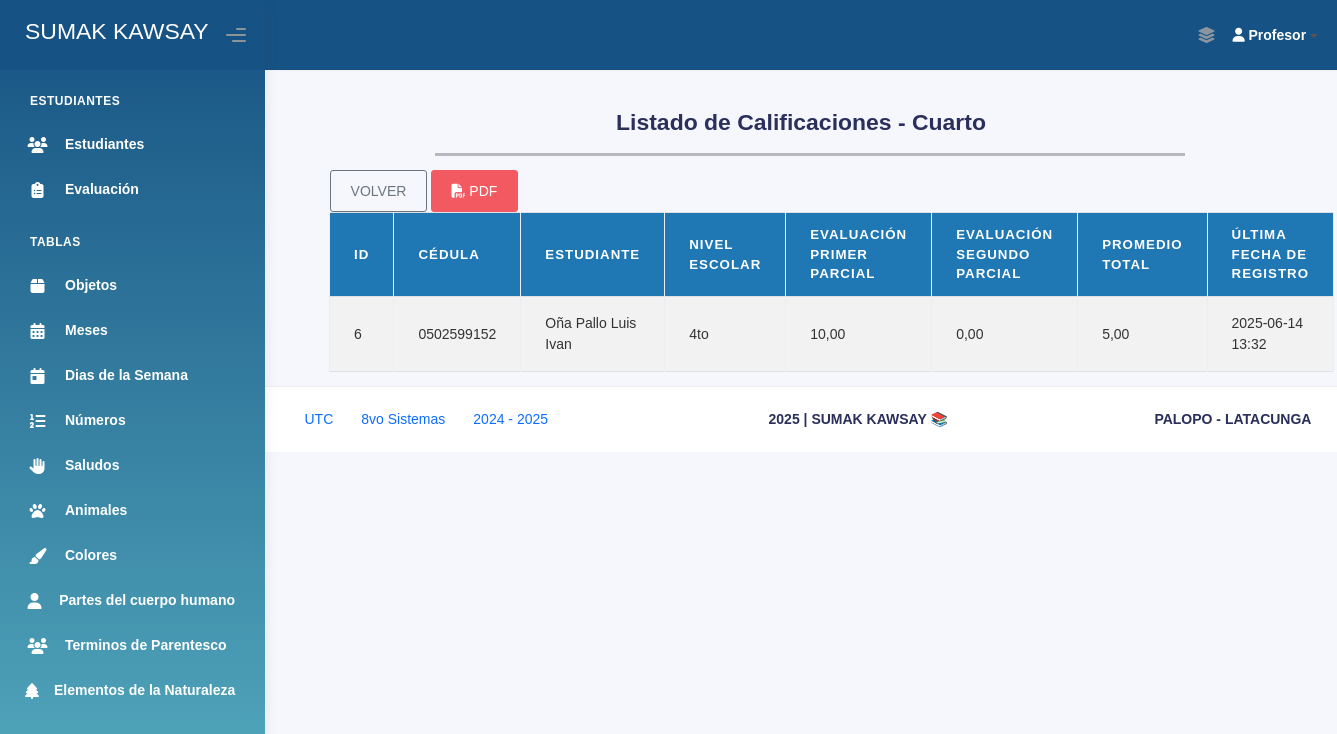
The page /calificaciones/cuarto/ (signed in) on the database its author committed.
### Aplicaciones/Modulos/models.py (models this page shows, shortened)
class Evaluacion_Cuarto(models.Model):
    titulo_eva_cua = models.CharField(max_length=200)
    descripcion_eva_cua = models.TextField()
    nivel_escolar_eva_cua = models.CharField(max_length=50, blank=True, null=True)
    estado_eva_cua = models.BooleanField(default=True)
    tipo_aprendizaje_eva_cua = models.TextField()
    fecha_creacion_eva_cua = models.DateTimeField(auto_now_add=True)
    fecha_actualizacion_eva_cua = models.DateTimeField(auto_now=True)

class Estudiante_Cuarto(models.Model):
    nombres_est_cua = models.CharField(max_length=100)
    apellidos_est_cua = models.CharField(max_length=100)
    cedula_est_cua = models.CharField(max_length=10, unique=True)
    genero_est_cua = models.CharField(max_length=20)
    nivel_escolar_est_cua = models.CharField(max_length=50)
    estado_est_cua = models.CharField(max_length=10)
    fecha_registro_est_cua = models.DateTimeField(auto_now_add=True)
    fecha_actualizacion_est_cua = models.DateTimeField(auto_now=True)

### Aplicaciones/Modulos/views.py (the view)
# urls.py: path('calificaciones/cuarto/', views.lista_calificaciones_cuarto, name='lista_calificaciones_cuarto'),
def lista_calificaciones_cuarto(request):
    if not request.session.get('profesor_id'):
        return redirect('login_profesor')
    evaluaciones = Evaluacion_Cuarto.objects.all().order_by('id')
    calificaciones = Resultado_Evaluacion_Cuarto.objects.select_related('fk_estudiante_cua', 'fk_evaluacion_cua').all()
    estudiantes_ids = set(calificaciones.values_list('fk_estudiante_cua__id', flat=True))
    estudiantes = []
    for est_id in estudiantes_ids:
        estudiante = calificaciones.filter(fk_estudiante_cua=est_id).first().fk_estudiante_cua
        estudiantes.append(estudiante)
    notas_por_estudiante = {}
    for cal in calificaciones:
        est_id = cal.fk_estudiante_cua.id
        eva_id = cal.fk_evaluacion_cua.id
        if est_id not in notas_por_estudiante:
            notas_por_estudiante[est_id] = {}
        notas_por_estudiante[est_id][eva_id] = float(cal.nota_res_cua)
    promedios = {}
    total_evaluaciones = evaluaciones.count()
    for est_id in estudiantes_ids:
        notas = notas_por_estudiante.get(est_id, {})
        suma_notas = sum(notas.get(eva.id, 0) for eva in evaluaciones)
        promedios[est_id] = (suma_notas / total_evaluaciones) if total_evaluaciones > 0 else None
    fechas_ultimo_registro = {}
    for est_id in estudiantes_ids:
        ultima_fecha = calificaciones.filter(fk_estudiante_cua=est_id).aggregate(Max('fecha_res_cua'))['fecha_res_cua__max']
        fechas_ultimo_registro[est_id] = ultima_fecha
    context = {
        'evaluaciones': evaluaciones,
        'estudiantes': estudiantes,
        'notas_por_estudiante': notas_por_estudiante,
        'promedios': promedios,
        'fechas_ultimo_registro': fechas_ultimo_registro,
    }
    return render(request, 'Administrador/Calificaciones/lista_calificaciones_cuarto.html', context)

### Aplicaciones/Modulos/templatetags/diccionario_extras.py (called while the page is built)
@register.filter
def dict_get(d, key):
    if d is None:
        return None
    return d.get(key)

### Aplicaciones/Modulos/templates/Administrador/Calificaciones/lista_calificaciones_cuarto.html (shortened to what this page needs)
{% extends 'plantillaAdmin.html' %}
{% load diccionario_extras %}
{% block body %}
<br><br><br><br>
<div>
    <br>
    <div class="card-title text-center">
        <h3><b>Listado de Calificaciones - Cuarto</b></h3>
    </div>
</div>
<div style="width: 70%; margin-left: 170px;">
    <hr style="height: 3px; background-color: #000; border: none;">
</div>
<div style="margin-left: 65px; margin-top: 10px;">
    <a href="{% url 'seleccion_calificaciones' %}" class="btn btn-outline-secondary">VOLVER</a>
    <a href="{% url 'reporte_pdf_calificaciones_cuarto' %}" target="_blank"  class="btn btn-danger">
        <i class="fas fa-file-pdf"></i> PDF
    </a>
</div>
<div class="container" style="width: 90%;">
    <table class="table table-bordered table-striped table-hover" id="tbl-Calificaciones">
        <thead>
            <tr>
                <th>ID</th>
                <th>Cédula</th>
                <th>Estudiante</th>
                <th>Nivel Escolar</th>
                {% for eva in evaluaciones %}
                    <th>{{ eva.titulo_eva_cua }}</th>
                {% endfor %}
                <th>Promedio Total</th>
                <th>Última Fecha de Registro</th>
            </tr>
        </thead>
        <tbody>
            {% for est in estudiantes %}
                <tr>
                    <td>{{ est.id }}</td>
                    <td>{{ est.cedula_est_cua }}</td>
                    <td>{{ est.apellidos_est_cua }} {{ est.nombres_est_cua }}</td>
                    <td>{{ est.nivel_escolar_est_cua }}</td>
                    {% for eva in evaluaciones %}
                        {% with notas_por_estudiante|dict_get:est.id as notas_est %}
                            {% with notas_est|dict_get:eva.id as nota %}
                                <td>{{ nota|default:"0.00"|floatformat:2 }}</td>
                            {% endwith %}
                        {% endwith %}
                    {% endfor %}
                    <td>{{ promedios|dict_get:est.id|default:"-"|floatformat:2 }}</td>
                    <td>
                        {% with fechas_ultimo_registro|dict_get:est.id as fecha %}
                            {% if fecha %}
                                {{ fecha|date:"Y-m-d H:i" }}
                            {% else %}
                                -
                            {% endif %}
                        {% endwith %}
                    </td>
                </tr>
            {% empty %}
                <tr>
                    <td colspan="{{ evaluaciones|length|add:'5' }}">No hay calificaciones registradas para Cuarto.</td>
                </tr>
            {% endfor %}
        </tbody>
    </table>
</div>
{% endblock %}

### Aplicaciones/Modulos/templates/Administrador/Calificaciones/lista_calificaciones_cuarto.html (style rules this page uses)
#tbl-Calificaciones { background-color: #a0ccf3; }
#tbl-Calificaciones th { background-color: #1f77b4; color: white; }
#tbl-Calificaciones td { color: #333; }

### rows shown on the page
Evaluacion_Cuarto: titulo_eva_cua "EVALUACIÓN PRIMER PARCIAL", id "10,00"
Evaluacion_Cuarto: titulo_eva_cua "EVALUACIÓN SEGUNDO PARCIAL", id "0,00"
Estudiante_Cuarto: id "6", cedula_est_cua "0502599152", apellidos_est_cua "Oña Pallo", nombres_est_cua "Luis Ivan", nivel_escolar_est_cua "4to", id "5,00", id "2025-06-14 13:32"
